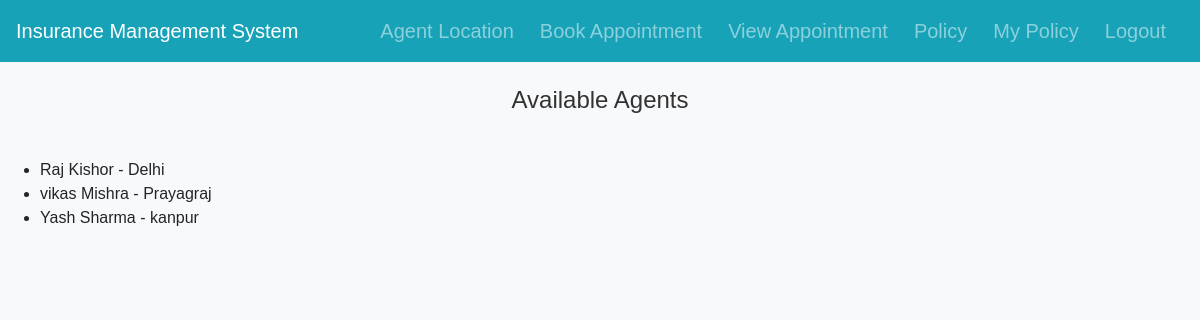
/agents/, run on the app's committed database.
### Insurance/models.py (models this page shows, shortened)
class Ajents(models.Model):
    address = models.CharField(max_length=100, null=True)
    name = models.CharField(max_length=255, null=True)
    phone = models.CharField(max_length=15,null=True)
    email = models.EmailField(unique=True, null=True)
    is_available = models.BooleanField(default=True)
    available_from = models.TimeField(null=True, blank=True)
    available_to = models.TimeField(null=True, blank=True)

### Insurance/views.py (the view)
# urls.py: path('agents/', views.agent_list, name='agent_list'),
def agent_list(request):
    agents = Ajents.objects.all()
    map = folium.Map(location=[26, 80], zoom_start=6)
    for agent in agents:
        try:
            location = geocoder.osm(agent.address)
            if location.ok:
                lat = location.latlng[0]
                lon = location.latlng[1]
                folium.Marker(location=[lat, lon], tooltip="Click for more",
                               popup=(agent.name,agent.email)).add_to(map)
            time.sleep(2)  # Sleep for 1 second after each request
        except Exception as e:
            print(f"Error processing agent '{agent.name}': {str(e)}")
    map_html = map._repr_html_()
    return render(request, 'agent_list.html', {'agents': agents, 'map_html': map_html})

### Insurance/templates/agent_list.html (shortened to what this page needs)
{% load static %}
<!DOCTYPE html>
<html lang="en">
<head>
    <link rel="stylesheet" href="https://unpkg.com/leaflet/dist/leaflet.css" />
</head>
<body>
    {% include 'inner_header.html' %}
    <div class="agent-name">Available Agents</div>
    <ul>
        {% for agent in agents %}
            <li>{{ agent.name }} - {{ agent.address }}</li>
        {% endfor %}
    </ul>
</body>
</html>

### Insurance/templates/Inner_Header.html (shortened to what this page needs)
{% load static %}
<!DOCTYPE html>
<html lang="en">
<head>
    <link rel="stylesheet" href="https://cdn.jsdelivr.net/npm/bootstrap@4.6.2/dist/css/bootstrap.min.css">
    <link rel="stylesheet" href="{% static 'CSS/style.css' %}">
    <link rel="stylesheet" href="https://use.fontawesome.com/releases/v5.7.0/css/all.css">
</head>
<body>
    <nav class="navbar navbar-expand-md bg-info navbar-dark">
        <a class="navbar-brand" href="{% url 'Customer_home' %}">Insurance Management System</a>
        <div class="collapse navbar-collapse" id="collapsibleNavbar">
            <ul class="navbar-nav ml-auto">
                <li class="nav-item">
                    <a class="nav-link" href="{% url 'agent_list' %}">Agent Location</a>
                </li>
                <li class="nav-item">
                    <a class="nav-link" href="{% url 'book_appointment' %}">Book Appointment</a>
                </li>
                <li class="nav-item">
                    <a class="nav-link" href="{% url 'view_appointment_status' %}">View Appointment</a>
                </li>
                <li class="nav-item">
                    <a class="nav-link" href="{% url 'apply_policy' %}">Policy</a>
                </li>
                <li class="nav-item">
                    <a class="nav-link" href="{% url 'accepted_policy_details' %}">My Policy</a>
                </li>
                <li class="nav-item">
                    <a class="nav-link" href="{% url 'logout' %}">Logout</a>
                </li>
            </ul>
        </div>
    </nav>
</body>
</html>

### CSS/style.css (style rules this page uses)
body { font-family: 'Arial', sans-serif; background-color: #f8f9fa; }
a { color: #17a2b8; font-size: 20px; margin-right: 10px; transition: color 0.3s, transform 0.3s; }

### Insurance/templates/agent_list.html (style rules this page uses)
body { font-family: Arial, sans-serif; margin: 0; padding: 0; background-color: #f8f9fa; }
.agent-name { text-align: center; margin-top: 20px; color: #333; font-size: 24px; animation: fadeIn 1s ease-in-out; }

### Insurance/templates/Inner_Header.html (style rules this page uses)
.navbar { margin-bottom: 0; border-bottom: none; }
.navbar-nav .nav-link { padding: 0.5rem 1rem; }

### data on the page
Ajents: name "Raj Kishor", address "Delhi"
Ajents: name "vikas Mishra", address "Prayagraj"
Ajents: name "Yash Sharma", address "kanpur"
